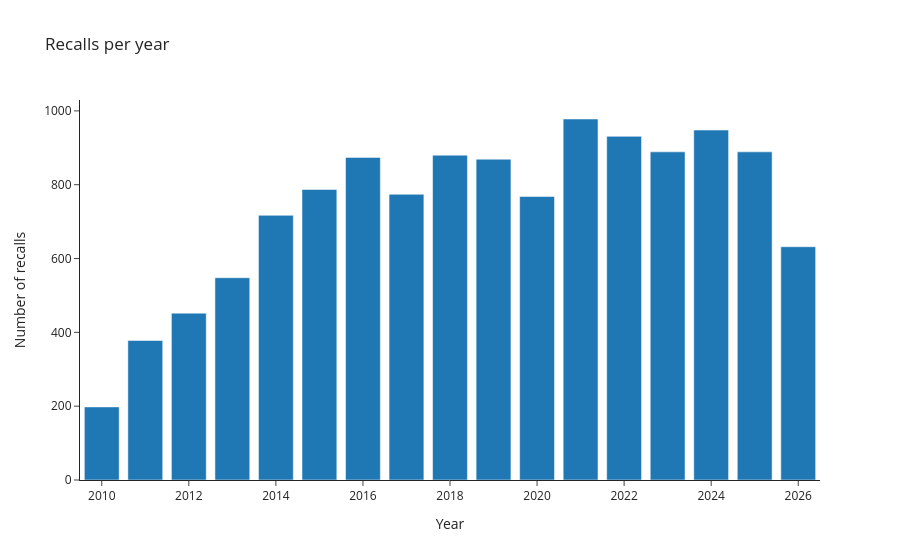

Notebook code cell kept with this figure:
### Markdown cell above
# Step 2: Graphs

### Code cell
import plotly.express as px

recalls_per_year = recalls["report_date"].dt.year.value_counts().sort_index()
px.bar(x=recalls_per_year.index, y=recalls_per_year.values, title="Recalls per year",
       labels={"x": "Year", "y": "Number of recalls"}, template="simple_white")

### Figure 1 — Plotly figure (JSON) as saved in the notebook; plotly's stock layout.template omitted (floating-point values rounded to 4 significant figures)
{"data": [{"hovertemplate": "Year=%{x}<br>Number of recalls=%{y}<extra></extra>", "legendgroup": "", "marker": {"color": "#1F77B4", "pattern": {"shape": ""}}, "name": "", "orientation": "v", "showlegend": false, "textposition": "auto", "type": "bar", "x": [2010, 2011, 2012, 2013, 2014, 2015, 2016, 2017, 2018, 2019, 2020, 2021, 2022, 2023, 2024, 2025, 2026], "xaxis": "x", "y": [198, 378, 452, 548, 717, 787, 874, 774, 880, 869, 768, 978, 931, 889, 948, 889, 632], "yaxis": "y"}], "layout": {"barmode": "relative", "legend": {"tracegroupgap": 0}, "title": {"text": "Recalls per year"}, "xaxis": {"anchor": "y", "domain": [0, 1], "title": {"text": "Year"}}, "yaxis": {"anchor": "x", "domain": [0, 1], "title": {"text": "Number of recalls"}}}}
